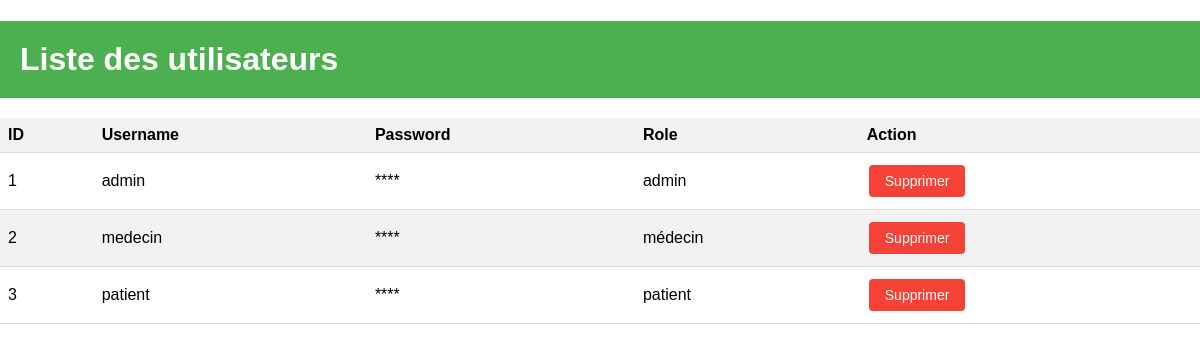
The app's page /admin (signed in), older data.
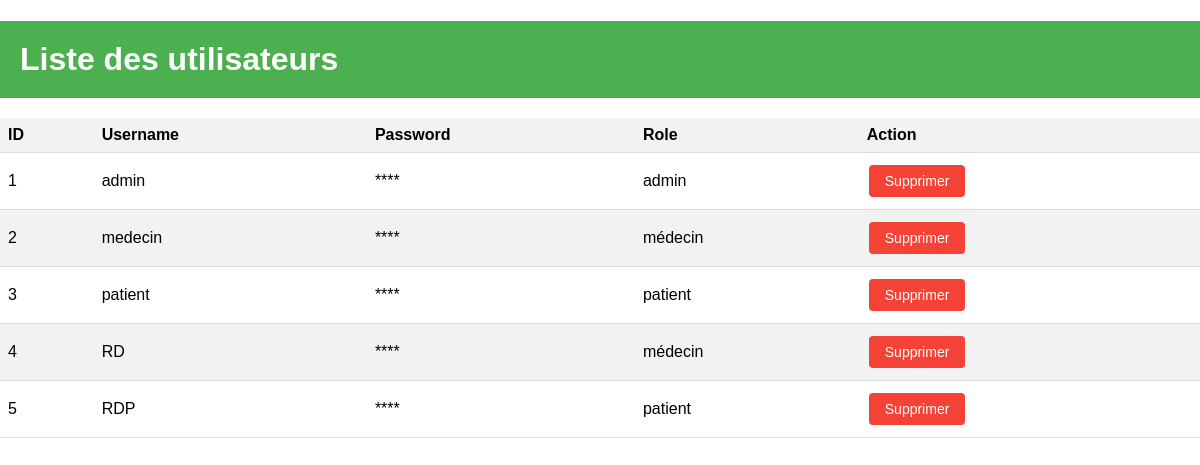
The same page, newer data.
### app.py (models this page shows)
class User(UserMixin, db.Model):
    id = db.Column(db.Integer, primary_key=True)
    username = db.Column(db.String(80), unique=True, nullable=False)
    password = db.Column(db.String(120), nullable=False)
    ROLE_CHOICES = [('patient', 'Patient'), ('médecin', 'Médecin'), ('admin', 'Admin')]
    role = db.Column(db.String(10), nullable=False, default='patient')

### app.py (the view)
@app.route('/admin')
@login_required
@admin_required
def admin():
    users = User.query.all()
    return render_template('admin.html', users=users)

### app.py (called while the page is built)
def admin_required(f):
    @wraps(f)
    def decorated_function(*args, **kwargs):
        if not current_user.is_authenticated or current_user.role != 'admin':
            abort(403)  # Forbidden
        return f(*args, **kwargs)
    return decorated_function

@login_manager.user_loader
def load_user(user_id):
    return User.query.get(int(user_id))

### templates/admin.html (shortened to what this page needs)
<!DOCTYPE html>
<html lang="en">
<head>
    <link rel="stylesheet" href="{{ url_for('static', filename='css/style_admin.css') }}">
</head>
<body>
    <h1>Liste des utilisateurs</h1>
    <table>
        <thead>
            <tr>
                <th>ID</th>
                <th>Username</th>
                <th>Password</th>
                <th>Role</th>
                <th>Action</th>
            </tr>
        </thead>
        <tbody>
            {% for user in users %}
                <tr>
                    <td>{{ user.id }}</td>
                    <td>{{ user.username }}</td>
                    <td>****</td>
                    <td>{{ user.role }}</td>
                    <td>
                        <form action="{{ url_for('admin', user_id=user.id) }}" method="POST">
                          <button type="submit" class="btn-delete">Supprimer</button>
                        </form>
                      </td>
                </tr>
            {% endfor %}
        </tbody>
    </table>
</body>
</html>

Row changes from the older to the newer data that the page shows:
added User: id "4", username "RD", role "médecin"
added User: id "5", username "RDP", role "patient"
